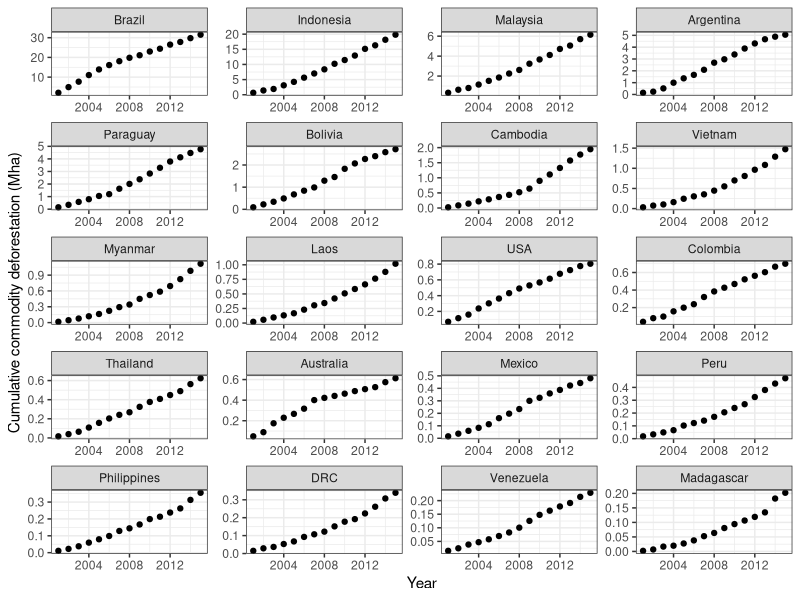

Source code (R): (Note: this script raises an error after producing the figure.)
# prepare data and plot commodity loss over time

library(tidyr)
library(dplyr)
library(ggplot2)
library(broom)
library(stats)

setwd("C:/Users/Sensonomic Admin/Dropbox/Oxford/DPhil/Commodity deforestation/Commodity_deforestation_analysis_GitHub/Commodity_deforestation_analysis/")

zonal <- read.csv("Data_preprocessing_and_plotting/hansen_mask_zonal.csv")

# subset and rename columns

zonal_sub <- select(zonal,ADMIN,HISTO_1:HISTO_15)

colnames(zonal_sub)[2:16] <- 2001:2015



# reorder country factor levels by summed commodity loss to show countries in desired order on plot

levels(zonal_sub$ADMIN) <- c(levels(zonal_sub$ADMIN), "DRC")

zonal_sub[zonal_sub$ADMIN=="Democratic Republic of the Congo",]$ADMIN <- "DRC"

levels(zonal_sub$ADMIN) <- c(levels(zonal_sub$ADMIN), "USA")

zonal_sub[zonal_sub$ADMIN=="United States of America",]$ADMIN <- "USA"



# gather annual commodity loss data for plotting

zonal_gather <- gather(zonal_sub,"year","cells",2:16)

# convert annual commodity loss data to numeric

zonal_gather$year <- as.numeric(zonal_gather$year)

# convert cells of annual commodity loss to sq km

zonal_gather$cells <- zonal_gather$cells * 934.7356 / 1000

# Convert sq km to Mha

zonal_gather$cells <- zonal_gather$cells * 10^2/10^6

# Rename cells to loss area

zonal_gather_rename <- zonal_gather %>%
  dplyr::rename(loss_area=cells)



# Calculate cumulative deforestation

zonal_gather_cumulative <- zonal_gather_rename %>%
  arrange(ADMIN,year) %>%
  group_by(ADMIN) %>%
  mutate(loss_area_cumulative=cumsum(loss_area)) %>%
  select(-loss_area)



# Calculate fraction of deforestation by country

zonal_country_loss_area_cumulative <- zonal_gather_cumulative %>%
  group_by(ADMIN) %>%
  filter(year==2015) %>%
  arrange(desc(loss_area_cumulative)) %>%
  select(-year) %>%
  ungroup()

# Write data for the table of fraction of deforestation possible to reduce

write.csv(zonal_country_loss_area_cumulative, "Data_preprocessing_and_plotting/zonal_country_loss_area_cumulative.csv", row.names = FALSE)



zonal_total_loss_area_cumulative <- zonal_country_loss_area_cumulative %>%
  summarize(total_loss_area=sum(loss_area_cumulative))

zonal_country_loss_area_cumulative$total_loss_area <- zonal_total_loss_area_cumulative$total_loss_area

zonal_country_loss_area_cumulative_proportion <- zonal_country_loss_area_cumulative %>%
  mutate(proportion_loss_area=loss_area_cumulative/total_loss_area) %>%
  select(-(loss_area_cumulative:total_loss_area))

write.csv(zonal_country_loss_area_cumulative_proportion,"Data_preprocessing_and_plotting/country_deforestation_proportion.csv",row.names = FALSE)



# Save country order by cumulative deforestation

country_order <- as.vector(zonal_country_loss_area_cumulative_proportion$ADMIN)

saveRDS(country_order,file="Data_preprocessing_and_plotting/country_order.rds")

zonal_gather_cumulative$ADMIN <- factor(zonal_gather_cumulative$ADMIN, levels = country_order)

countries_top <- country_order[1:20]

# Select top 20 countries for plotting

zonal_gather_top <- zonal_gather_cumulative %>%
  filter(ADMIN %in% countries_top)

zonal_gather_top$ADMIN <- factor(zonal_gather_top$ADMIN, levels = countries_top)



# plot commodity loss over time

# export resolution 850 x 850

# dev.new(width=8,height=8,noRStudioGD = TRUE)

ggplot(zonal_gather_top,aes(year,loss_area_cumulative)) + 
  geom_point() +
  facet_wrap(~ADMIN, scales = "free", ncol=4) + 
  labs(x = "Year", y = "Cumulative commodity deforestation (Mha)") +
  theme_bw()



# See the following
# https://stats.stackexchange.com/questions/11947/fitting-an-exponential-model-to-data
# https://stats.stackexchange.com/questions/183653/getting-the-right-starting-values-for-an-nls-model-in-r

# take logs of both sides and fit a linear model to estimates of log(a) and b

zonal_gather_top_years_corrected <- zonal_gather_top %>% 
  mutate(year=year-2000)

deforestation_year_nls <- zonal_gather_top_years_corrected %>% group_by(ADMIN) %>%
  do(fit_country = nls(loss_area_cumulative ~ a*b^year, data = .,))





deforestation_year_log_lm <- zonal_gather_top_years_corrected %>% group_by(ADMIN) %>%
  do(fit_country = lm(log(loss_area_cumulative) ~ log(year), data = .))

coef_log_lm <- tidy(deforestation_year_log_lm, fit_country)

coef_spread <- function(x) {
  
  coef_spread <- x %>% gather(variable,value,-(ADMIN:term)) %>%
    unite(temp,term,variable) %>%
    spread(temp, value)
  
  colnames(coef_spread) <- gsub("\\(|\\)","",colnames(coef_spread))
  
  colnames(coef_spread) <- gsub("logyear","log_year",colnames(coef_spread))
  
  colnames(coef_spread) <- gsub("\\.","_",colnames(coef_spread))
  
  return(coef_spread)
  
}

coef_log_lm_spread <- coef_spread(coef_log_lm)

zonal_gather_coef <- coef_log_lm_spread %>%
  select(ADMIN,log_year_estimate,Intercept_estimate) %>%
  left_join(zonal_gather_top_years_corrected,by="ADMIN")

deforestation_year_nls <- zonal_gather_coef %>% group_by(ADMIN) %>%
  do(fit_country = nls(loss_area_cumulative ~ a*year^b, data = ., 
                       start = list(a = exp(first(.$Intercept_estimate)), 
                                    b = first(.$log_year_estimate))))

predictions <- lapply(deforestation_year_nls$fit_country,predict)

predictions_df <- data.frame(matrix(unlist(predictions), nrow=lengths(predictions)[1]))

colnames(predictions_df) <- deforestation_year_nls$ADMIN

predictions_gather <- predictions_df %>% gather(ADMIN,prediction)

predictions_gather$ADMIN <- factor(predictions_gather$ADMIN, levels = countries_top)

years <- rep(seq(1,lengths(predictions)[1])+2000,length(predictions))

predictions_years <- predictions_gather %>% mutate(year=years)

zonal_gather_predictions <- zonal_gather_top %>% left_join(predictions_years,by=c("ADMIN","year"))

# create text labels for plots

coef_nls <- tidy(deforestation_year_nls, fit_country)

coef_nls_spread <- coef_spread(coef_nls)

labels <- paste0(signif(coef_nls_spread$a_estimate,2),"x^",signif(coef_nls_spread$b_estimate,2))

countries <- factor(countries_top, levels = countries_top)

labels_df <- data.frame(ADMIN=countries,label=labels)



cumulative_plot <- ggplot(zonal_gather_predictions,aes(year,loss_area_cumulative)) +
  facet_wrap(vars(ADMIN), scales = "free", ncol=4) + 
  labs(x = "Year", y = "Cumulative commodity-driven deforestation (Mha)") +
  geom_point() +
  geom_line(aes(year,prediction)) +
  geom_text(
    data    = labels_df,
    mapping = aes(x = -Inf, y = Inf, label = label),
    hjust   = 0,
    vjust   = 1
  ) +
  theme_bw()

png("Figures/Cumulative_deforestation_022020.png",width=8,height=8,units="in",res=100)

print(cumulative_plot)

dev.off()



# show that the log-log plot is a straight line to justify power law

coef_log_lm_spread_neg_int <- coef_log_lm_spread %>% filter(Intercept_estimate<0)
coef_log_lm_spread_pos_int <- coef_log_lm_spread %>% filter(Intercept_estimate>=0)

coef_log_lm_spread_neg_int$label <- paste0(signif(coef_log_lm_spread_neg_int$log_year_estimate,2),
                                           "x - ",abs(signif(coef_log_lm_spread_neg_int$Intercept_estimate,2)))

coef_log_lm_spread_pos_int$label <- paste0(signif(coef_log_lm_spread_pos_int$log_year_estimate,2),
                                           "x + ",signif(coef_log_lm_spread_pos_int$Intercept_estimate,2))

coef_log_lm_spread_labels <- bind_rows(coef_log_lm_spread_neg_int,coef_log_lm_spread_pos_int) %>%
  select(ADMIN,label) %>%
  arrange(ADMIN)

coef_log_lm_spread_labels$x_value <- -Inf 

coef_log_lm_spread_labels$y_value <- Inf

cumulative_log_log_plot <- ggplot(zonal_gather_top_years_corrected,aes(log(year),log(loss_area_cumulative))) +
  geom_point() +
  geom_smooth(method="lm", col = "black", size=0.5, se=FALSE) +
  facet_wrap(~ADMIN, scales = "free", ncol=4) +
  labs(x = "Log(years after 2000)", y = "Log(cumulative commodity deforestation) (Mha)") +
  geom_text(
    data    = coef_log_lm_spread_labels,
    mapping = aes(x = x_value, y = y_value, label = label),
    hjust   = "inward",
    vjust   = "inward"
  ) +
  theme_bw()

png("Figures/Cumulative_deforestation_log_log_092820.png",width=8,height=8,units="in",res=100)

print(cumulative_log_log_plot)

dev.off()
